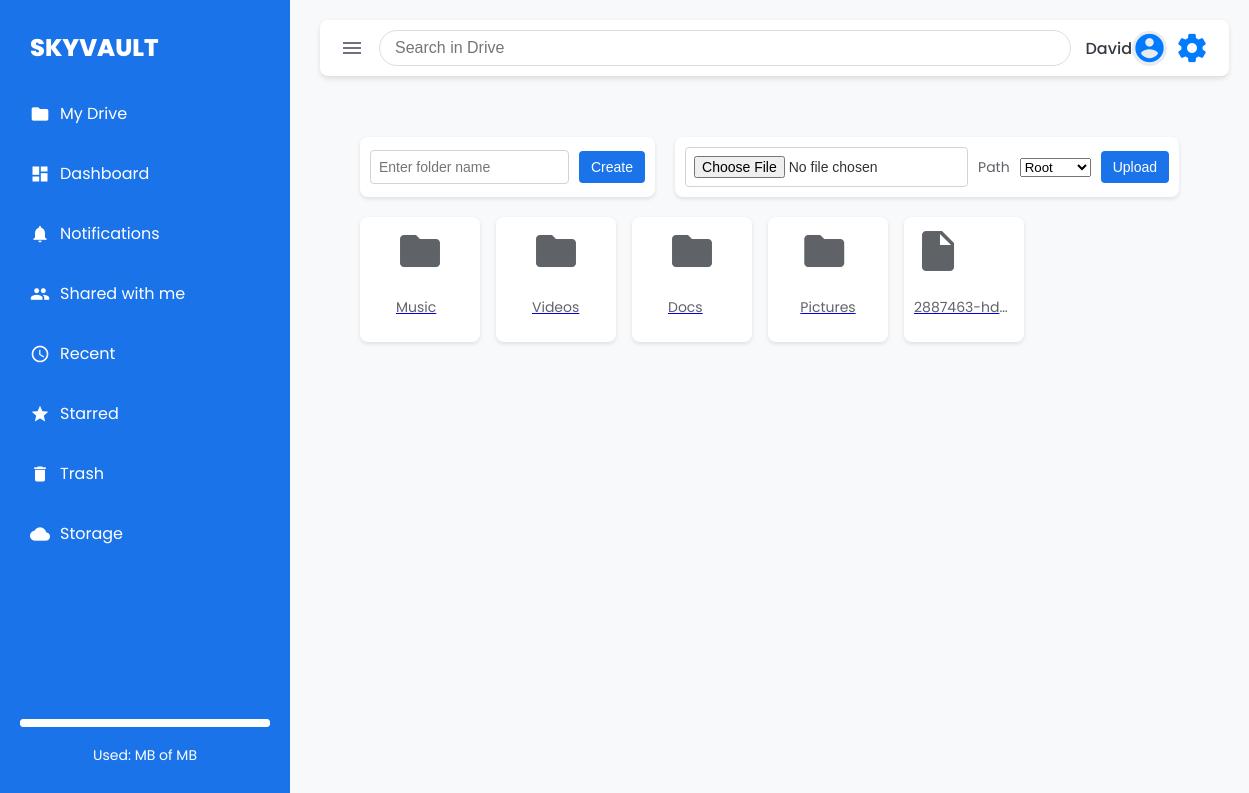
Screenshot of /vault/ (signed in) with the database file from the repository.
### vault/models.py (models this page shows, shortened)
class Folder(models.Model):
    user = models.ForeignKey(User, on_delete=models.CASCADE)
    name = models.CharField(max_length=255)
    trashed = models.BooleanField(default=False)
    parent_folder = models.ForeignKey('self', on_delete=models.CASCADE, blank=True, null=True, related_name='subfolders')
    created_at = models.DateTimeField(auto_now_add=True)

class File(models.Model):
    user = models.ForeignKey(User, on_delete=models.CASCADE)
    folder = models.ForeignKey(Folder, on_delete=models.CASCADE, blank=True, null=True, related_name='files')
    name = models.CharField(max_length=255)
    uploaded_file = models.FileField(upload_to=user_directory_path)
    size = models.PositiveIntegerField()  # Size in bytes
    trashed = models.BooleanField(default=False)
    shared_with = models.ManyToManyField(User, related_name='shared_files', blank=True)
    created_at = models.DateTimeField(auto_now_add=True)
    starred = models.BooleanField(default=False)

### vault/views.py (the view, shortened to what this page needs)
# urls.py: path("", views.vault_home, name="vault_home"),
@login_required
def vault_home(request):
    folders = Folder.objects.filter(user=request.user, parent_folder__isnull=True, trashed=False)
    files = File.objects.filter(user=request.user, folder__isnull=True, trashed=False)
    folder_form = FolderForm()
    file_form = FileUploadForm()
    return render(request, 'vault/vault.html', {
        'folders': folders,
        'files': files,
        'folder_form': folder_form,
        'file_form': file_form,
    })

### vault/forms.py
class FolderForm(forms.ModelForm):
    class Meta:
        model = Folder
        fields = ['name']

class FileUploadForm(forms.ModelForm):
    class Meta:
        model = File
        fields = ['uploaded_file']

### vault/templatetags/custom_filters.py (called while the page is built)
@register.filter
def endswith(value, arg):
    return value.lower().endswith(arg.split(','))

### templates/vault/vault.html (shortened to what this page needs)
{% extends 'base.html' %}
{% load static %}
{% load custom_filters %}
{% block content %}
<div class="drive-container">
    <div class="drive-header" data-folder-id="{{ folder.id|default_if_none:'' }}">
        <form method="post" action="{% url 'create_folder' %}" enctype="multipart/form-data">
            <input type="text" name="folder_name" id="folder_name" placeholder="Enter folder name" required>
            <button type="submit">Create</button>
        </form>
        <form method="post" action="{% url 'upload_file' %}" enctype="multipart/form-data">
            <input type="file" name="uploaded_file" id="uploaded-file" required>
            <label for="folder">Path</label>
            <select name="folder_id" id="folder">
                <option value="">Root</option>
            </select>
            <button type="submit">Upload</button>
        </form>
    </div>
    {% include "vault/_file_grid.html" with folders=folders files=files %}
</div>
{% endblock %}

### templates/base.html (shortened to what this page needs)
{% load static %}
<!DOCTYPE html>
<html lang="en">
<head>
    <link rel="stylesheet" href="{% static 'base.css' %}?=v4">
</head>
<body>
    <div class="sidebar" id="sidebar">
        <div class="logo">
            <span class="logo-text">SKYVAULT</span>
        </div>
        <ul>
            <li><a href="{% url 'vault_home' %}"><span class="material-icons">folder</span> My Drive</a></li>
            <li><a href="{% url 'dashboard' %}"><span class="material-icons">dashboard</span> Dashboard</a></li>
            <li><a href="{% url 'notification_list' %}"><span class="material-icons">notifications</span> Notifications</a></li>
            <li><a href="{% url 'shared_view' %}"><span class="material-icons">people</span> Shared with me</a></li>
            <li><a href="{% url 'recent_files' %}"><span class="material-icons">access_time</span> Recent</a></li>
            <li><a href="{% url 'starred_files' %}"><span class="material-icons">star</span> Starred</a></li>
            <li><a href="{% url 'trash_view' %}"><span class="material-icons">delete</span> Trash</a></li>
            <li><a href="{% url 'storage_info' %}"><span class="material-icons">cloud</span> Storage</a></li>
        </ul>
        <div class="storage-info">
            <progress value="{{ used_percentage }}" max="100"></progress>
            <p>Used: {{ total_storage|floatformat:2 }} MB of {{ max_storage }} MB</p>
        </div>
    </div>
    <div class="main-content">
        <div class="top-bar">
            <span class="material-icons hamburger" onclick="toggleSidebar()">menu</span>
            <input type="text" placeholder="Search in Drive" class="search-input">
            <div class="profile">
              <a href="{% url 'profile_view' %}">
                  <span>{{ user.username }}</span>
                  {% if user_profile.profile_picture %}
                      <img src="{{ user_profile.profile_picture.url }}" alt="Profile Picture" class="avatar">
                  {% else %}
                      <span class="material-icons avatar">account_circle</span>
                  {% endif %}
              </a>
              <a href="{% url 'update_profile_view' %}">
                  <span class="material-icons">settings</span>
              </a>
          </div>
        </div>
        <div class="content">
            {% block content %}{% endblock %}
        </div>
    </div>
</body>
</html>

### templates/vault/_file_grid.html (shortened to what this page needs)
{% load custom_filters %}
<div class="file-grid">
  {% for folder in folders %}
  <div class="file-item" data-id="{{ folder.id }}" data-type="folder">
      <a href="{% url 'view_folder' folder.id %}">
          <span class="material-icons">folder</span>
          <p>{{ folder.name }}</p>
      </a>
  </div>
  {% endfor %}
  {% for file in files %}
  <div class="file-item" data-id="{{ file.id }}" data-type="file">
      <a href="{% url 'open_file' file.id %}">
          {% if file.uploaded_file.name|endswith:".jpg" or file.uploaded_file.name|endswith:".png" %}
              <img src="{{ file.uploaded_file.url }}" alt="{{ file.name }}" class="file-icon">
          {% else %}
          <span class="material-icons">
        </span>
          {% endif %}
          <p>{{ file.name }}</p>
      </a>
  </div>
  {% endfor %}
</div>

### static/base.css (style rules this page uses)
body { font-family: 'Poppins', sans-serif; color: #333; margin: 0; display: flex; background-color: #F8F9FA; }
.sidebar { width: 250px; background-color: #1a73e8; color: #ffffff; padding: 20px; display: flex; flex-direction: column; position: fixed; top: 0; bottom: 0; transition: width 0.3s; }
.logo { display: flex; align-items: center; justify-content: left; margin: 10px; }
.logo-text { font-size: 24px; font-weight: 800; color: #ffffff; transition: font-size 0.4s; }
.sidebar ul { list-style: none; padding: 0; }
.sidebar ul li { margin-bottom: 15px; }
.sidebar ul li a { color: #ffffff; text-decoration: none; display: flex; align-items: center; font-size: 16px; padding: 10px; border-radius: 8px; transition: background-color 0.2s; }
.sidebar ul li a .material-icons { margin-right: 10px; font-size: 20px; }
.sidebar .storage-info { margin-top: auto; text-align: center; color: #ffffff; }
.sidebar .storage-info p { font-size: 14px; }
.sidebar .storage-info progress { width: 100%; height: 8px; -webkit-appearance: none; appearance: none; background-color: #ffffff; border-radius: 4px; }
.main-content { margin-left: 300px; width: calc(100% - 300px); padding: 10px; transition: margin-left 0.3s, width 0.3s; background-color: #ffffff; }
.top-bar { display: flex; justify-content: space-between; align-items: center; padding: 10px 20px; background-color: #ffffff; border-bottom: 1px solid #e0e0e0; }
.hamburger { display: none; font-size: 28px; cursor: pointer; color: #5f6368; }
.profile { display: flex; align-items: center; gap: 10px; color: #5f6368; }
.avatar { width: 42px; height: 42px; border-radius: 50%; background-color: #d1d3d4; }
.search-input { border: 1px solid #d1d3d4; border-radius: 20px; padding: 10px; width: 50%; font-size: 14px; }
.content { background-color: #f8f9fa; padding: 20px; border-radius: 8px; }
.drive-container { display: flex; flex-direction: column; padding: 20px; }
.drive-header { display: flex; gap: 20px; margin-bottom: 20px; }
.drive-header form { display: flex; align-items: center; gap: 10px; background-color: #ffffff; padding: 10px; border-radius: 8px; box-shadow: 0 2px 4px rgba(0, 0, 0, 0.1); }
.drive-header label { font-size: 14px; color: #5f6368; }
.drive-header input[type="text"], .drive-header input[type="file"] { padding: 8px; font-size: 14px; border: 1px solid #d1d3d4; border-radius: 4px; }
.drive-header button { padding: 8px 12px; background-color: #1a73e8; color: white; font-size: 14px; border: none; border-radius: 4px; cursor: pointer; }
.file-grid { display: grid; grid-template-columns: repeat(auto-fit, minmax(120px, 20px)); gap: 16px; }
.file-item { display: flex; flex-direction: column; align-items: center; background-color: #ffffff; padding: 10px; border-radius: 8px; box-shadow: 0 2px 4px rgba(0, 0, 0, 0.1); transition: background-color 0.3s; cursor: pointer; }
.file-item .material-icons, .file-item .file-icon { font-size: 48px; color: #5f6368; margin-bottom: 8px; }
.file-item p { font-size: 14px; color: #5f6368; white-space: nowrap; overflow: hidden; text-overflow: ellipsis; max-width: 100px; }
.main-content { display: flex; flex-direction: column; padding: 20px; background-color: #f8f9fa; }
.top-bar { display: flex; align-items: center; justify-content: space-between; padding: 10px 20px; background-color: #ffffff; box-shadow: 0 2px 5px rgba(0, 0, 0, 0.1); border-radius: 8px; margin-bottom: 20px; }
.hamburger { font-size: 24px; cursor: pointer; color: #6c757d; }
.search-input { flex: 1; padding: 8px 15px; margin: 0 15px; border: 1px solid #ddd; border-radius: 20px; outline: none; font-size: 16px; }
.profile { display: flex; align-items: center; gap: 8px; }
.profile a { text-decoration: none; font-size: 16px; color: #343a40; font-weight: 500; display: flex; align-items: center; }
.avatar { width: 35px; height: 35px; border-radius: 50%; object-fit: cover; display: flex; align-items: center; justify-content: center; background-color: #e9ecef; }
.profile .material-icons { font-size: 34px; color: #007bff; display: flex; align-items: center; justify-content: center; cursor: pointer; transition: color 0.3s ease; }
.profile .material-icons, .avatar { display: flex; align-items: center; justify-content: center; }

### rows the page displays
Folder: name "Music"
Folder: name "Videos"
Folder: name "Docs"
Folder: name "Pictures"
File: name "2887463-hd…"

### other values shown
{{ user.username }} "David"
